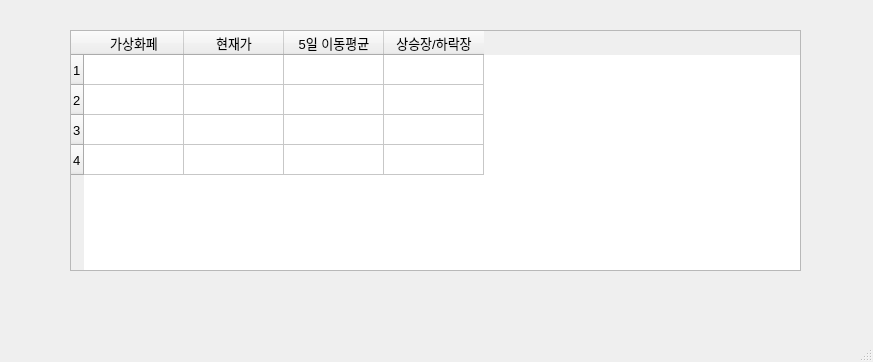
<?xml version="1.0" encoding="UTF-8"?>
<ui version="4.0">
 <class>MainWindow</class>
 <widget class="QMainWindow" name="MainWindow">
  <property name="geometry">
   <rect>
    <x>0</x>
    <y>0</y>
    <width>873</width>
    <height>362</height>
   </rect>
  </property>
  <property name="font">
   <font>
    <pointsize>10</pointsize>
   </font>
  </property>
  <property name="windowTitle">
   <string>MainWindow</string>
  </property>
  <widget class="QWidget" name="centralwidget">
   <widget class="QTableWidget" name="tableWidget">
    <property name="geometry">
     <rect>
      <x>70</x>
      <y>30</y>
      <width>731</width>
      <height>241</height>
     </rect>
    </property>
    <property name="rowCount">
     <number>4</number>
    </property>
    <row/>
    <row/>
    <row/>
    <row/>
    <column>
     <property name="text">
      <string>가상화페</string>
     </property>
    </column>
    <column>
     <property name="text">
      <string>현재가</string>
     </property>
    </column>
    <column>
     <property name="text">
      <string>5일 이동평균</string>
     </property>
    </column>
    <column>
     <property name="text">
      <string>상승장/하락장</string>
     </property>
    </column>
   </widget>
  </widget>
  <widget class="QMenuBar" name="menubar">
   <property name="geometry">
    <rect>
     <x>0</x>
     <y>0</y>
     <width>873</width>
     <height>36</height>
    </rect>
   </property>
  </widget>
  <widget class="QStatusBar" name="statusbar"/>
 </widget>
 <resources/>
 <connections/>
</ui>
